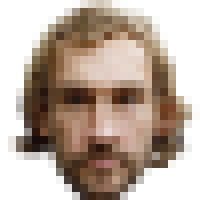
#> input picture punto_2/imagen.png, 25 x 25 px (shown 8 times larger)
$ python filtro_imagen.png_altoos.py
#> lines starting #> are read from the running program, lines starting #| are printed output that depends on the picture
import numpy as np
import matplotlib.pyplot as plt
from PIL import Image
import cmath
pi = np.pi * 2.0

from PIL import Image
def black_and_white():
	image = Image.open("imagen.png")
#> image is the input picture: PIL image 25x25 RGBA; mean R, G, B, A 97.9, 79.7, 65.1, 152.4
	bw = image.convert('L')
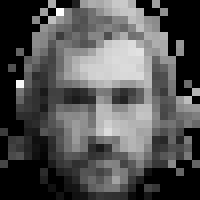
#> bw: PIL image 25x25 L (shown 8 times larger); min 0, max 255, mean 83.5
	bw.save("imagenbw.png")
#comvierte la imagen en blanco y negro
black_and_white()
image=plt.imread("imagenbw.png")
#> image: shape (25, 25) float32; min 0, max 1, mean 0.327
M=(np.shape(image)[0])
#> M = 25
N=(np.shape(image)[1])
#> N = 25

#codigo para la transformada, retorna la transformada en formato matricial
def FT(image):
	global M, N
	M=(np.shape(image)[0])
	N=(np.shape(image)[1])
	dft2d_b = Mat=np.zeros((M,N), dtype= complex)
	pixels = image
	for k in range(M):
		for l in range(N):
			suma = 0.0
			for m in range(M):
				for n in range(N):
					e = cmath.exp(-1j*pi*(float(k*m)/M + float(l*n)/N))
					suma = suma + pixels[m, n]* e
			dft2d_b[l][k] = suma / M /N
	return (dft2d_b)

#codigo para la transformada inversa, retorna la imagen en formato matricial
def IFT(dft2d_b):
	global M, N
	pixels = Mat=np.zeros((M,N), dtype= float)
	for m in range(M):
		for n in range(N):
			suma = 0.0
			for k in range(M):
				for l in range(N):
					e = cmath.exp(1j*pi*(float(k*m)/M + float(l*n)/N))
					suma = suma + dft2d_b[l][k] * e
			black= (suma.real)
			pixels[m,n]=black
	return (pixels)


#codigo para pelar frecuencias
def pasa_altos(transformada):
	global M, N
	for m in range(M):
		for n in range(N):
			if (abs(transformada[m,n])<0.02):
				transformada[m,n]=0
	return (transformada)

#cogifo de gaussiana
def gauss():
	global M, N
	x, y = np.meshgrid(np.linspace(0.0,N-1,N), np.linspace(0.0,M-1,M))
	d = np.sqrt(x*x+y*y)
	sigma, mu = 1.0, 0.0
	g = np.exp(-( (d-mu)**2 / ( 2.0 * sigma**2 ) ) )
	return (g)


imagen = pasa_altos(FT(image))
#> the loop in pasa_altos, `for m in range(M):` made 25 passes
kernel= FT(gauss())

transform=IFT(imagen*kernel)
#> after the loop in IFT, `for m in range(M):`:
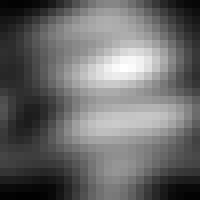
#> pixels: shape (25, 25) float64 (shown 8 times larger); min -0.000324, max 0.00429, mean 0.00161; drawn with min black and max white
plt.figure()
plt.imshow(transform, cmap="gray")
plt.show()
plt.imsave("pasa_altoos.png",transform[:,:], cmap= plt.cm.gray)
